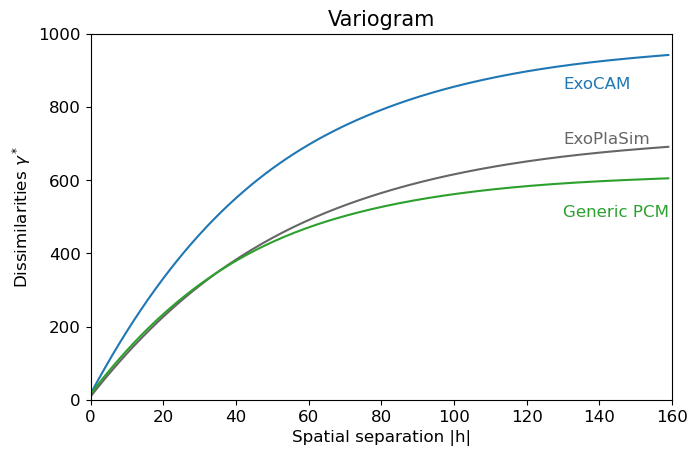

The script that saved this image:
import netCDF4
from mpl_toolkits.basemap import Basemap, shiftgrid

import numpy as np
import matplotlib as mpl
import matplotlib.pyplot as plt
from matplotlib.patches import Rectangle

import pykrige.kriging_tools as kt
from pykrige.ok import OrdinaryKriging
from pykrige.uk import UniversalKriging

from scipy.interpolate import CubicSpline

#--------------------------------------------------------------------
# Read ExoPlaSim data
f1 = netCDF4.Dataset( '/models/data/samosa/exoplasim/full_t21_synchronous__3000teff_15day/t21_synchronous_2.34pn2_flux1200_400.0co2_3000teff_15day.nc' )

Ts_plasim4 = np.average( f1.variables[ 'ts' ], axis=0 )
lat_plasim = np.array( f1.variables[ 'lat' ] )
lon_plasim = np.array( f1.variables[ 'lon' ] )

Ts_plasim4, lon_plasim = shiftgrid( 180., Ts_plasim4, lon_plasim, start=False )

lats_plasim = np.zeros( lat_plasim.size * lon_plasim.size )
lons_plasim = np.zeros( lat_plasim.size * lon_plasim.size )
Tss_plasim  = np.zeros( lat_plasim.size * lon_plasim.size )
count = 0

for i in range( 0, lon_plasim.size ):
	for j in range( 0, lat_plasim.size ):
		lons_plasim[ count ] = lon_plasim[i]
		lats_plasim[ count ] = lat_plasim[j]
		Tss_plasim[  count ] = Ts_plasim4[j,i]
		count += 1

#--------------------------------------------------------------------
# Read ExoCAM data
f2 = netCDF4.Dataset( '/models/data/samosa/exocam/samosa4.cam.h0.avg.nc' )

Ts_exocam4 = np.average( f2.variables[ 'TS' ], axis=0 )
lat_exocam = np.array( f2.variables[ 'lat' ] )
lon_exocam = np.array( f2.variables[ 'lon' ] )

lats_exocam = np.zeros( lat_exocam.size * lon_exocam.size )
lons_exocam = np.zeros( lat_exocam.size * lon_exocam.size )
Tss_exocam  = np.zeros( lat_exocam.size * lon_exocam.size )
count = 0

for i in range( 0, lon_exocam.size ):
	for j in range( 0, lat_exocam.size ):
		lons_exocam[ count ] = lon_exocam[i]
		lats_exocam[ count ] = lat_exocam[j]
		Tss_exocam[  count ] = Ts_exocam4[j,i]
		count += 1

#--------------------------------------------------------------------
# Read Generic PCM data
f3 = netCDF4.Dataset( '/home/jacob/research/samosa/data/martin/SAMOSA_output_file_Generic_PCM_case-4_static_ocean_TESTCASE.nc' )

Ts_pcm4 = np.array( f3.variables[ 'surface_temperature' ] )
lat_pcm = np.array( f3.variables[ 'latitude' ] )
lon_pcm = np.array( f3.variables[ 'longitude' ] )

lats_pcm = np.zeros( lat_pcm.size * lon_pcm.size )
lons_pcm = np.zeros( lat_pcm.size * lon_pcm.size )
Tss_pcm  = np.zeros( lat_pcm.size * lon_pcm.size )
count = 0

for i in range( 0, lon_pcm.size ):
	for j in range( 0, lat_pcm.size ):
		lons_pcm[ count ] = lon_pcm[i]
		lats_pcm[ count ] = lat_pcm[j]
		Tss_pcm[  count ] = Ts_pcm4[j,i]
		count += 1

#--------------------------------------------------------------------
# Set Up Figure

cm = mpl.colormaps.get_cmap('cool')
contourmax  = 300.0
contourmin  = 200.0

fig, axd = plt.subplot_mosaic([['right', 'right'],
                               ['right', 'right']],
                              figsize=(7.5, 4.75))

#--------------------------------------------------------------------
# Kriging: ExoPlaSim
OK = OrdinaryKriging(
    lons_plasim,
    lats_plasim,
    Tss_plasim,
    variogram_model="exponential",
    coordinates_type="geographic",
    verbose=True,
    enable_plotting=False,
    exact_values=True,
)
#OK.display_variogram_model()

varix, variy = OK.get_variogram_points()
varixmin  = 0
varixmax  = 160
variymin  = 0
variymax  = 1000
varifunc  = CubicSpline( varix, variy )
varifuncx = np.arange( varixmin, varixmax, 1 )
varifuncy = varifunc( varifuncx )

im1 = axd[ 'right' ].plot( varifuncx, varifuncy, marker='none', color='#666666' )
axd[ 'right' ].text( 130, 700, 'ExoPlaSim', fontsize=12, color='#666666' )

axd[ 'right' ].tick_params( axis='x', labelsize=12 )
axd[ 'right' ].tick_params( axis='y', labelsize=12 )
axd[ 'right' ].set_title( 'Variogram', fontsize=15 )
axd[ 'right' ].set_xlabel( 'Spatial separation |h|', fontsize = 12 )
axd[ 'right' ].set_ylabel( 'Dissimilarities $γ^*$', fontsize = 12 )
axd[ 'right' ].set_xlim( [ varixmin, varixmax ] )
axd[ 'right' ].set_ylim( [ variymin, variymax ] )

#--------------------------------------------------------------------
# Kriging: ExoCAM
OK = OrdinaryKriging(
    lons_exocam,
    lats_exocam,
    Tss_exocam,
    variogram_model="exponential",
    coordinates_type="geographic",
    verbose=True,
    enable_plotting=False,
    exact_values=True,
)

varix, variy = OK.get_variogram_points()
varixmin  = 0
varixmax  = 160
variymin  = 0
variymax  = 1000
varifunc  = CubicSpline( varix, variy )
varifuncx = np.arange( varixmin, varixmax, 1 )
varifuncy = varifunc( varifuncx )

im1 = axd[ 'right' ].plot( varifuncx, varifuncy, marker='none', color='tab:blue' )
axd[ 'right' ].text( 130, 850, 'ExoCAM', fontsize=12, color='tab:blue' )

#--------------------------------------------------------------------
# Kriging: Generic PCM
OK = OrdinaryKriging(
    lons_pcm,
    lats_pcm,
    Tss_pcm,
    variogram_model="exponential",
    coordinates_type="geographic",
    verbose=True,
    enable_plotting=False,
    exact_values=True,
)

varix, variy = OK.get_variogram_points()
varixmin  = 0
varixmax  = 160
variymin  = 0
variymax  = 1000
varifunc  = CubicSpline( varix, variy )
varifuncx = np.arange( varixmin, varixmax, 1 )
varifuncy = varifunc( varifuncx )

im1 = axd[ 'right' ].plot( varifuncx, varifuncy, marker='none', color='tab:green' )
axd[ 'right' ].text( 130, 500, 'Generic PCM', fontsize=12, color='tab:green' )

#--------------------------------------------------------------------
# Finalize

fig.savefig( "fig_variogram_temp.png", bbox_inches='tight' )
fig.savefig( "fig_variogram_temp.eps", bbox_inches='tight' )
#plt.show()
